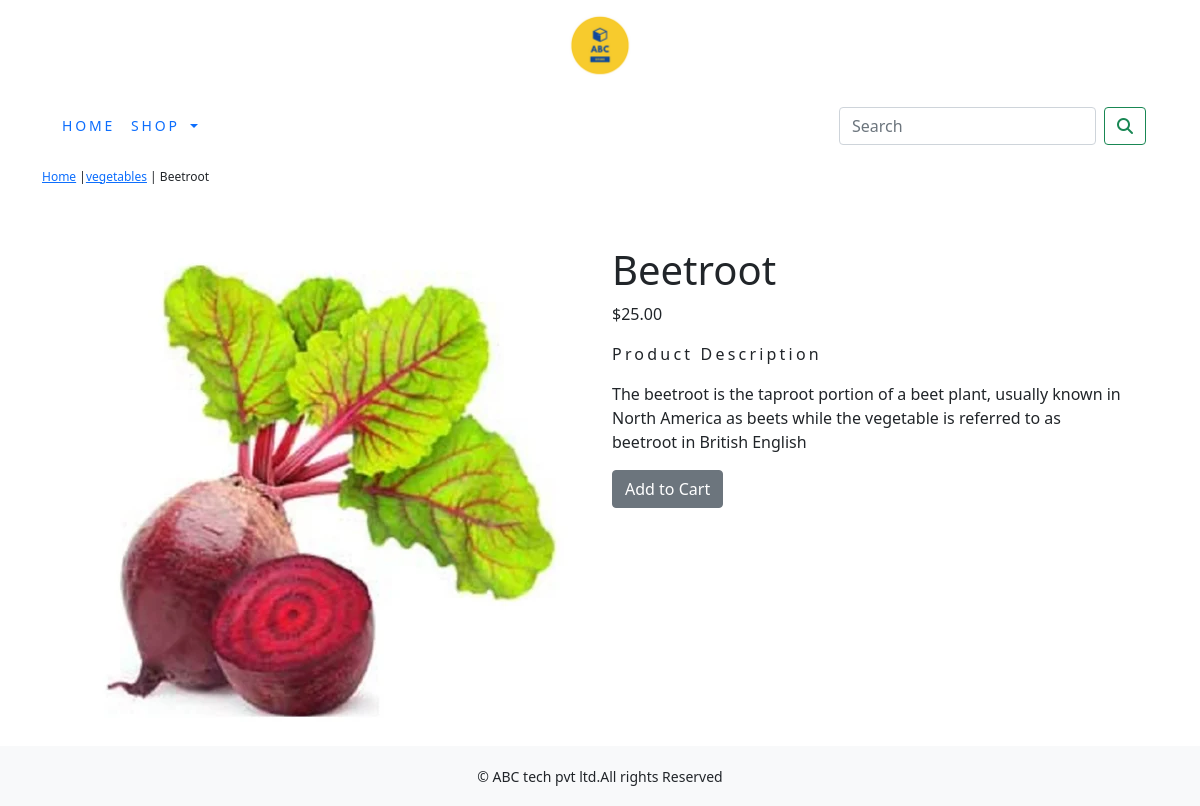
The app's page /shop/vegetables/beetroot/ with its own data.
### shop/models.py (models this page shows, shortened)
class Product(models.Model):
    name = models.CharField(max_length=250, unique=True)
    slug = models.SlugField(max_length=250, unique=True)
    description = models.TextField(blank=True)
    price=models.DecimalField(max_digits=10,decimal_places=2)
    category=models.ForeignKey(Category,on_delete=models.CASCADE)
    image = models.ImageField(upload_to='product', blank=True)
    stock=models.IntegerField()
    available=models.BooleanField(default=True)
    created=models.DateTimeField(auto_now_add=True)
    updated=models.DateTimeField(auto_now=True)
    class Meta:
        ordering=('name',)
        verbose_name='product'
        verbose_name_plural='products'

class Category(models.Model):
    name=models.CharField(max_length=250,unique=True)
    slug=models.SlugField(max_length=250,unique=True)
    description=models.TextField(blank=True)
    image=models.ImageField(upload_to='category',blank=True)
    class Meta:
        ordering=('name',)
        verbose_name='category'
        verbose_name_plural='categories'
    def get_url(self):
        return reverse('shop:product_by_category',args=[self.slug])
    def __str__(self):
        return '{}'.format(self.name)

### shop/views.py (the view)
# urls.py: path('<slug:c_slug>/<slug:product_slug>/',views.proDetail,name='prodCatdetail')
def proDetail(request,c_slug,product_slug):
    try:
        product=Product.objects.get(category__slug=c_slug,slug=product_slug)
    except Exception as e:
        raise e
    return render(request,'product.html',{'product':product})

### cart/context_processors.py (called while the page is built)
def counter(request):
    item_count=0
    if 'admin' in request.path:
        return
    else:
        try:
            cart=Cart.objects.filter(cart_id=_cart_id(request))
            car_items=CartItem.objects.all().filter(cart=cart[:1])
            for cart_item in car_items:
                item_count += cart_item.quantity
        except cart.DoesNotExist:
            item_count =0
    return  dict(item_count=item_count)

### cart/views.py (called while the page is built)
def _cart_id(request):
    cart=request.session.session_key
    if not cart:
        cart=request.session.create()
    return cart

### shop/context_processors.py (called while the page is built)
def menu_links(request):
    links= Category.objects.all()
    return dict(links=links)

### shop/templates/product.html (shortened to what this page needs)
{% extends 'base.html' %}
{% load static %}
{% block content %}
<div class="row my_prod_row_class">
    <div class="mx_auto">
        <p> <a href="{% url 'shop:allProdCat' %}">Home</a> |<a href="{{product.category.get_url}}">{{product.category}}</a> | {{product.name}}</p>
    </div>
</div>
<div class="container">
<br>
<div class="row">
    <div class="col-12 col-sm-12 col-md-12 col-lg-6 text-center">
        <div style="min-width:18rem">
            <img src="{{product.image.url}}" alt="{{product.name}}">
        </div>
    </div>
     <div class="col-12 col-sm-12 col-md-12 col-lg-6">
         <div>
         <h1 class="my_prod_title">{{product.name}}</h1>
         <p>${{product.price}}</p>
         <p class="my_title"> Product Description</p>
         <p class="text-justify my_prod_text">{{product.description}}</p>
         {% if product.stock <= 0 %}
         <P class="text-justify my_prod_text"><b>Out of stock</b></P>
         {% else %}
         <a class="btn btn-secondary" href="{% url 'cart:add_cart' product.id %}">Add to Cart</a>
         {% endif %}
     </div>
         </div>
 </div>
</div>
{% endblock %}

### shop/static/css/custom.css (style rules this page uses)
body { font-family: 'Roboto', sans-serif; }
.my_title { font-size:16px; text_transform:uppercase; letter-spacing:.2em; }
.my_prod_row_class { padding-top:15px; padding-bottom:20px; }
.my_prod_row_class .mx_auto { color:000; font-size:12px; text-decoration:none; }
.my_prod_text { padding-right:20px; }

### records on screen
Product: category "vegetables", name "Beetroot", image (picture), price "25.00", description "The beetroot is the taproot portion of a beet plant, usually known in North America as beets while the vegetable is referred to as beetroot in British English"
